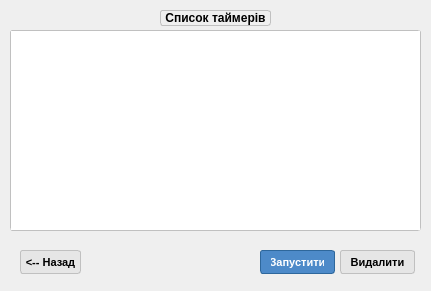
<?xml version="1.0" encoding="UTF-8"?>
<ui version="4.0">
 <class>ListTimerWindow</class>
 <widget class="QDialog" name="ListTimerWindow">
  <property name="geometry">
   <rect>
    <x>0</x>
    <y>0</y>
    <width>431</width>
    <height>291</height>
   </rect>
  </property>
  <property name="minimumSize">
   <size>
    <width>431</width>
    <height>291</height>
   </size>
  </property>
  <property name="maximumSize">
   <size>
    <width>431</width>
    <height>291</height>
   </size>
  </property>
  <property name="windowTitle">
   <string>Dialog</string>
  </property>
  <property name="styleSheet">
   <string notr="true">background-color: rgb(151, 151, 151);
item {
background-color: transparent;
}
item:selected {
background-color: rgb(163, 3, 47);
}</string>
  </property>
  <widget class="QListWidget" name="listWidget">
   <property name="geometry">
    <rect>
     <x>10</x>
     <y>30</y>
     <width>411</width>
     <height>201</height>
    </rect>
   </property>
   <property name="styleSheet">
    <string notr="true">font-family: &quot;Segoe UI&quot;;
    font-size: 10pt;
    border: 1px solid;
    border-color: rgb(192,192,192); 
    border-radius: 3px; 

    color: black;
    font: bold;</string>
   </property>
  </widget>
  <widget class="QPushButton" name="pushButton">
   <property name="geometry">
    <rect>
     <x>20</x>
     <y>250</y>
     <width>61</width>
     <height>24</height>
    </rect>
   </property>
   <property name="styleSheet">
    <string notr="true">font-family: &quot;Segoe UI&quot;;
    font-size: 8pt;
    border: 1px solid;
    border-color: rgb(192,192,192); 
    border-radius: 3px; 
 background-color: rgb(230,230,230);
    color: black;
    font: bold;</string>
   </property>
   <property name="text">
    <string>&lt;-- Назад</string>
   </property>
  </widget>
  <widget class="QPushButton" name="pushButton_2">
   <property name="geometry">
    <rect>
     <x>340</x>
     <y>250</y>
     <width>75</width>
     <height>24</height>
    </rect>
   </property>
   <property name="styleSheet">
    <string notr="true">font-family: &quot;Segoe UI&quot;;
    font-size: 8pt;
    border: 1px solid;
    border-color: rgb(192,192,192); 
    border-radius: 3px; 
 background-color: rgb(230,230,230);
    color: black;
    font: bold;</string>
   </property>
   <property name="text">
    <string>Видалити</string>
   </property>
  </widget>
  <widget class="QPushButton" name="pushButton_3">
   <property name="geometry">
    <rect>
     <x>260</x>
     <y>250</y>
     <width>75</width>
     <height>24</height>
    </rect>
   </property>
   <property name="styleSheet">
    <string notr="true">font-family: &quot;Segoe UI&quot;;
    font-size: 8pt;
    border: 1px solid;
    border-color: rgb(46, 103, 156); 
    border-radius: 3px; 
    padding-right: 10px; 
    padding-left: 10px;
    padding-top: 5px;
    padding-bottom: 5px;
    background-color: rgb(77, 138, 201);
    color: white;
    font: bold;
    width: 64px;</string>
   </property>
   <property name="text">
    <string>Запустити</string>
   </property>
  </widget>
  <widget class="QLabel" name="label">
   <property name="geometry">
    <rect>
     <x>160</x>
     <y>10</y>
     <width>111</width>
     <height>16</height>
    </rect>
   </property>
   <property name="styleSheet">
    <string notr="true">font-family: &quot;Segoe UI&quot;;
    font-size: 9pt;
    border: 1px solid;
    border-color: rgb(192,192,192); 
    border-radius: 3px; 

    color: black;
    font: bold;</string>
   </property>
   <property name="text">
    <string>Список таймерів</string>
   </property>
   <property name="alignment">
    <set>Qt::AlignCenter</set>
   </property>
  </widget>
 </widget>
 <resources/>
 <connections/>
</ui>
